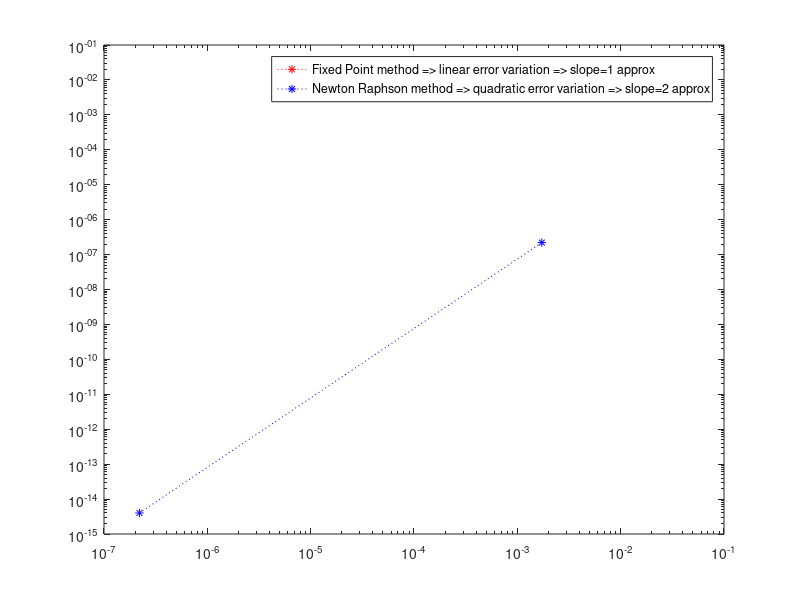

MATLAB code for this plot:
% error variation in fixed point method(linear variation) and
% Newton Raphson method(quadratic variation) with consecutive iterations.

% f(x)=2-x+ln(x) , x=log(x)+2 , f'(x)=(1/x)-1 , initial x=3

%%
clc;
x=3;
xold=0;
errx=zeros(1,50);
xn=0;
y=3;
yold=0;
erry=zeros(1,50);
yn=0;
tol=1E-15;

for i=1:50
    x=log(x)+2;
    errx(1,i)=abs(x-xold);
    xold=x;
    if abs(2-x+log(x))<tol
        xn=i;
        disp(['converged in ',num2str(xn),' iterations using Fixed Point Method.']);
        disp(errx(1,1:xn));
        disp(['root = ',num2str(x)]);
        disp(['slope of error variation = ',num2str((log(errx(3))-log(errx(4)))/(log(errx(2))-log(errx(3)))),' just equal to 1']);
        break;
    end
end
disp(' ');
disp(' ');
disp(' ');
disp(' ');
for i=1:50
    f=2-y+log(y);
    fdash=(1/y)-1;
    y=y-(f/fdash);
    erry(1,i)=abs(y-yold);
    yold=y;
    if abs(2-y+log(y))<tol
        yn=i;
        disp(['converged in ',num2str(yn),' iterations using Newton Raphson Method.']);
        disp(erry(1,1:yn));
        disp(['root = ',num2str(y)]);
        disp(['slope of error variation = ',num2str((log(erry(3))-log(erry(4)))/(log(erry(2))-log(erry(3)))),' just equal to 2']);
        break;
    end
end

% for considering 3 iteration for 2 points in err variation in (i+1)th iteration
% wrto ith iteration 

Xfp=[errx(2:3)];
Yfp=[errx(3:4)];
Xnr=[erry(2:3)];
Ynr=[erry(3:4)];
loglog(Xfp,Yfp,':*r',Xnr,Ynr,':*b');
legend('Fixed Point method => linear error variation => slope=1 approx','Newton Raphson method => quadratic error variation => slope=2 approx' );


%% wrong concept check later with some other function












